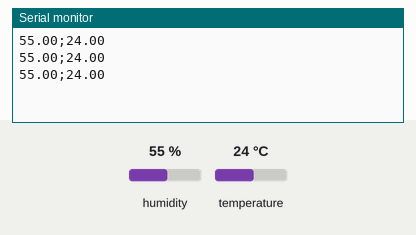
Simulated run of this sketch. Board: Arduino Uno, built with avr-gcc and run on an emulated ATmega328P. Parts: the last lines printed to the serial monitor. The test bench sets the inputs (shaded band); at power-on: humidity 55 %, temperature 24 °C.

Above: at 2.8 s.
2.9 s: humidity set to 22 %
At 5.5 s:
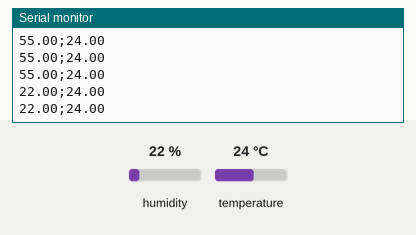
5.6 s: temperature set to 12 °C
At 6.5 s:
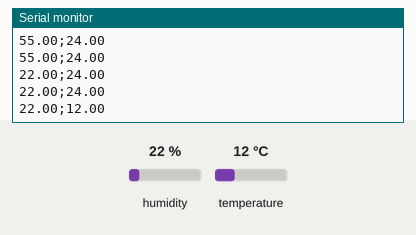
8.3 s: humidity set to 40 %
At 9.7 s:
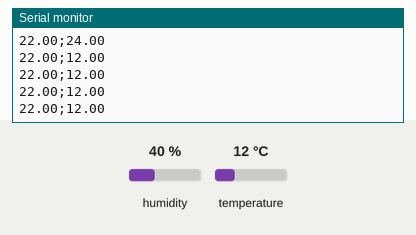
Timing chart, 0 to 11.3 s (numbered marks = the images above; inputs shaded):
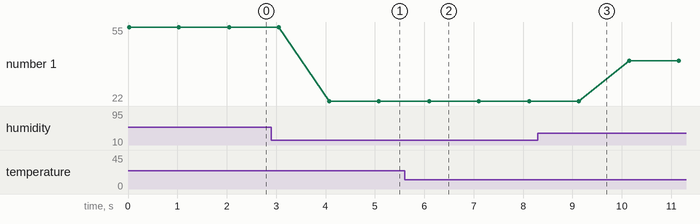

Measured:
- after the input at 2.9 s, the serial monitor: prints a new line after 1.2 s (image 1)
- after the input at 5.6 s, the serial monitor: prints a new line after 0.50 s (image 2)
- plotted number 1: 55 → 22 after the input at 2.9 s, 22 → 40 after the input at 8.3 s

The sketch:

CodigoArduino_Grupo06.ino
```cpp
// Importando Bibliotecas Necessárias, certifique-se de que estão instaladas, o nome é DHT11 Library

#include <DHT.h>
#include <DHT_U.h>

// Definir variáveis

#define TIPO_SENSOR DHT11
const int PINO_SENSOR_DHT11 = A0;

DHT sensorDHT(PINO_SENSOR_DHT11, TIPO_SENSOR);

// Fazer a inicialização do código, configurar a frequência com que o sensor vai mandar info para o código

void setup() {
  Serial.begin(9600);
  sensorDHT.begin();
}

// O código que será rodado e repetido mandando informação para o console

void loop() {
  float umidade = sensorDHT.readHumidity();
  float temperatura = sensorDHT.readTemperature();

  if (isnan(temperatura) || isnan(umidade)) {
    Serial.println("Erro ao ler os dados do sensor");
  } else {
    Serial.print(umidade);
    Serial.print(";");
    Serial.println(temperatura);
  }
  delay(1000);
}
```
